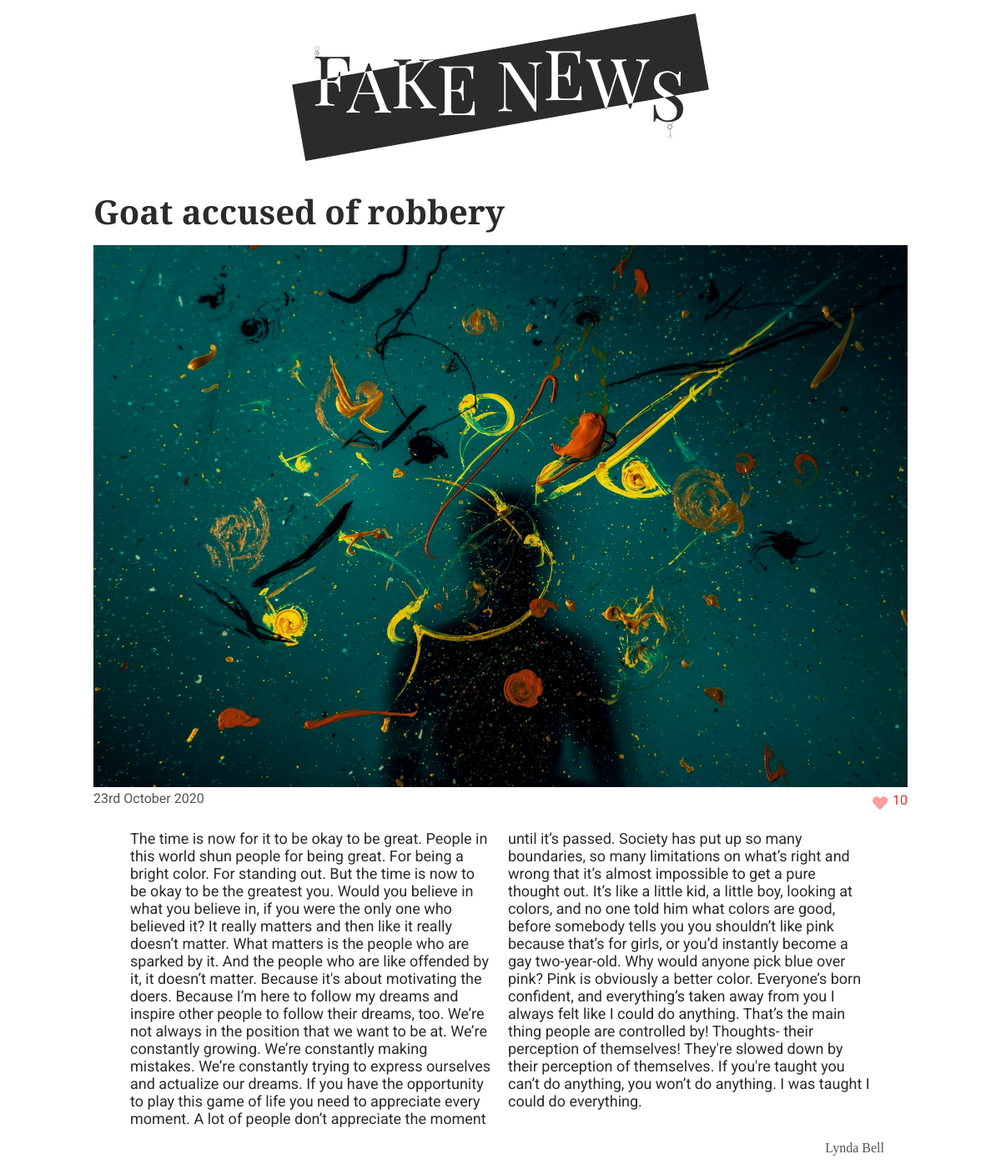
The page /article.php?id=6 on the database its author committed.
### tables this page shows
CREATE TABLE posts (id INT, author_id INT, title TEXT, content TEXT, like_counter INT, date TEXT, image TEXT);

CREATE TABLE users (
	user_id INT,
	name TEXT
);

### data.php (called while the page is built, shortened)
<?php
$pdo = new PDO('sqlite:./database/fake_news.db');
$stmnt = $pdo->query('SELECT * FROM posts
INNER JOIN users
ON posts.author_id = users.user_id
ORDER BY date DESC');
$posts = $stmnt->fetchAll(PDO::FETCH_ASSOC);

### functions.php (called while the page is built, shortened)
<?php
require __DIR__ . '/data.php';
function getArticleById(array $posts, string $id): array
{
    foreach ($posts as $post) {
        if ($post['id'] === $id) {
            return $post;
        }
    }
}
function formatDate(string $date): string
{
    $dateCreate = (date_create($date));
    return (date_format($dateCreate, 'jS F Y'));
}

### article.php (the view, shortened to what this page needs)
<?php
require __DIR__ . '/data.php';
require __DIR__ . '/functions.php';
require __DIR__ . '/header.php';
?>
<?php
$id = $_GET['id'];
$post = getArticleById($posts, $id);
?>
<main class="main-article">
    <h2 class="title-article"><?= $post['title']; ?></h2>
    <div class="img-box">
        <img class="img-article" src="./img/<?= $post['image']; ?>" alt=""></div>
    <span class="like-span">
        <p class="date"><?= formatDate($post['date']); ?></p>
        <form method="post">
            <input type="submit" name="like" class="like-btn" value="" />
            <label for="like" class="like-text"><?= $post['like_counter']; ?></label>
        </form>
    </span>
    <article class="main-article">
        <p class="content"> <?= $post['content']; ?></p>
        <span class="author-span">
            <p class="author-special"> <?= $post['name']; ?></p>
        </span>
    </article>
</main>
</body>
</html>

### style/global.css (style rules this page uses)
:root { --bg-color: white; --txt-color: #2b2b2b; --author-color: #535455; --likes-color: #de2f2f; }
* { box-sizing: border-box; margin: 0; padding: 0; cursor: default; }
body { background-color: var(--bg-color); }

### style/index.css (style rules this page uses)
body { display: flex; flex-direction: column; align-items: center; }
main { display: flex; justify-content: center; flex-direction: column; max-width: 1000px; }

### style/article.css (style rules this page uses)
.img-article { width: 100%; }
.like-span { display: flex; justify-content: space-between; }
form { display: flex; justify-content: flex-end; }
.main-article { display: flex; flex-direction: column; padding: 0 0.75rem; margin-top: 1rem; }
.author-span { display: flex; justify-content: flex-end; }
.like-btn { margin-top: 0.4rem; background: url(/img/heart.svg); background-repeat: no-repeat; width: 1.5rem; height: 1.5rem; border: none; cursor: pointer; }

### style/media.css (style rules this page uses)
@media only screen and (min-width: 750px) { .content { columns: 2; } }

### style/typography.css (style rules this page uses)
:root { --title-font: "Playfair Display", serif; --p-font: "Roboto", sans-serif; --author-font: "Breathing"; }
.date { font-size: 1rem; font-family: var(--p-font); color: var(--author-color); }
.title-article { font-size: 2.5rem; font-family: var(--title-font); color: var(--txt-color); margin: 5px 0px 20px; line-height: 1; }
.like-text { font-family: var(--p-font); font-size: 1rem; color: var(--likes-color); margin-top: 2px; }
.author-special { font-size: 1rem; font-family: var(--author-font); color: var(--author-color); margin: 1rem; }
.content { padding: 0 2rem; font-family: var(--p-font); font-size: 18px; color: var(--txt-color); }

### rows shown on the page
posts: title "Goat accused of robbery", image (picture), date "23rd October 2020", like_counter "10", content "The time is now for it to be okay to be great. People in this world shun people for being great. For being a bright color. For standing out. But the time is now to be okay to be the greatest you. Would you believe in what you believe in, if you were the only one who believed it? It really matters and then like it really doesn’t matter. What matters is the people who are sparked by it. And the people who are like offended by it, it doesn’t matter. Because it's about motivating the doers. Because I’m here to follow my dreams and inspire other people to follow their dreams, too. We’re not always in the position that we want to be at. We’re constantly growing. We’re constantly making mistakes.…"
users: name "Lynda Bell"
